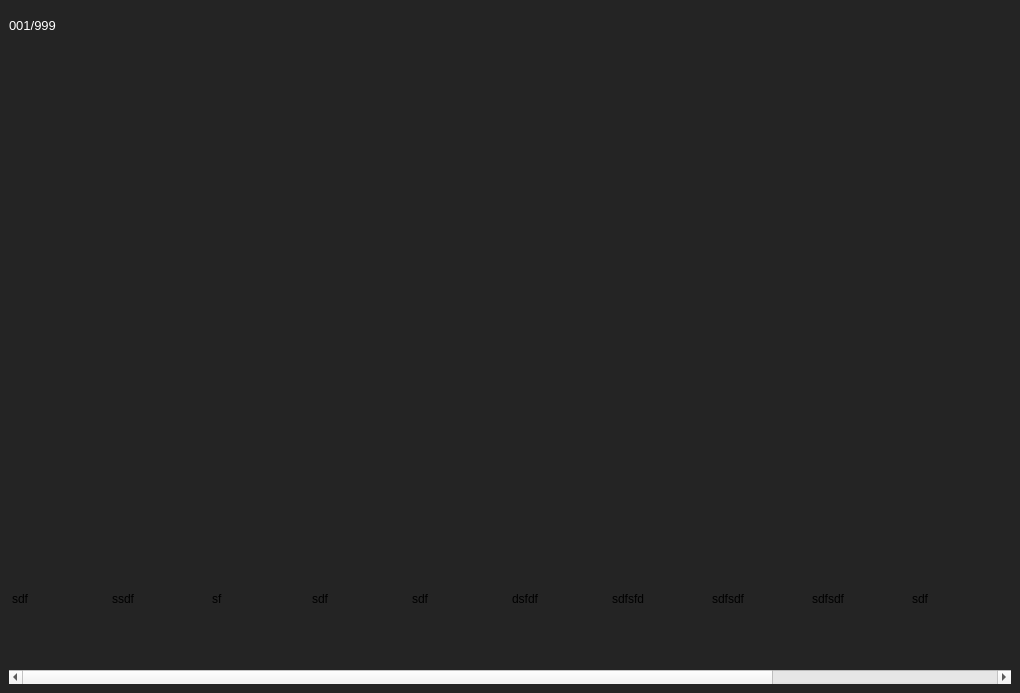
<?xml version="1.0" encoding="UTF-8"?>
<ui version="4.0">
 <class>FomodScreenshotDialog</class>
 <widget class="QDialog" name="FomodScreenshotDialog">
  <property name="geometry">
   <rect>
    <x>0</x>
    <y>0</y>
    <width>1020</width>
    <height>693</height>
   </rect>
  </property>
  <property name="styleSheet">
   <string notr="true">background:none;</string>
  </property>
  <layout class="QVBoxLayout" name="backgroundLayout">
   <property name="leftMargin">
    <number>0</number>
   </property>
   <property name="topMargin">
    <number>0</number>
   </property>
   <property name="rightMargin">
    <number>0</number>
   </property>
   <property name="bottomMargin">
    <number>0</number>
   </property>
   <item>
    <widget class="QFrame" name="backgroundFrame">
     <property name="styleSheet">
      <string notr="true">QFrame#backgroundFrame{background-color: rgba(0,0,0,85%);}</string>
     </property>
     <layout class="QVBoxLayout" name="mainLayout">
      <item>
       <layout class="QHBoxLayout" name="toolbarLayout">
        <property name="leftMargin">
         <number>0</number>
        </property>
        <item>
         <widget class="QLabel" name="slideshowPosition">
          <property name="font">
           <font>
            <pointsize>10</pointsize>
           </font>
          </property>
          <property name="styleSheet">
           <string notr="true">QLabel { color:white; }</string>
          </property>
          <property name="text">
           <string notr="true">001/999</string>
          </property>
         </widget>
        </item>
        <item>
         <spacer name="horizontalSpacer">
          <property name="orientation">
           <enum>Qt::Horizontal</enum>
          </property>
          <property name="sizeHint" stdset="0">
           <size>
            <width>40</width>
            <height>20</height>
           </size>
          </property>
         </spacer>
        </item>
        <item>
         <widget class="QPushButton" name="closeButton">
          <property name="sizePolicy">
           <sizepolicy hsizetype="Fixed" vsizetype="Fixed">
            <horstretch>0</horstretch>
            <verstretch>0</verstretch>
           </sizepolicy>
          </property>
          <property name="minimumSize">
           <size>
            <width>32</width>
            <height>32</height>
           </size>
          </property>
          <property name="maximumSize">
           <size>
            <width>32</width>
            <height>32</height>
           </size>
          </property>
          <property name="cursor">
           <cursorShape>PointingHandCursor</cursorShape>
          </property>
          <property name="focusPolicy">
           <enum>Qt::NoFocus</enum>
          </property>
          <property name="styleSheet">
           <string notr="true">border:none;</string>
          </property>
          <property name="text">
           <string/>
          </property>
          <property name="icon">
           <iconset resource="resources.qrc">
            <normaloff>:/MO/gui/resources/CloseButtonIcon.png</normaloff>:/MO/gui/resources/CloseButtonIcon.png</iconset>
          </property>
          <property name="autoDefault">
           <bool>false</bool>
          </property>
          <property name="flat">
           <bool>false</bool>
          </property>
         </widget>
        </item>
       </layout>
      </item>
      <item>
       <layout class="QHBoxLayout" name="horizontalLayout">
        <item>
         <widget class="QPushButton" name="navigateLeft">
          <property name="sizePolicy">
           <sizepolicy hsizetype="Fixed" vsizetype="Minimum">
            <horstretch>0</horstretch>
            <verstretch>0</verstretch>
           </sizepolicy>
          </property>
          <property name="minimumSize">
           <size>
            <width>75</width>
            <height>0</height>
           </size>
          </property>
          <property name="cursor">
           <cursorShape>PointingHandCursor</cursorShape>
          </property>
          <property name="focusPolicy">
           <enum>Qt::NoFocus</enum>
          </property>
          <property name="styleSheet">
           <string notr="true"> QPushButton{border:none; } QPushButton:hover{background-color:rgba(255,255,255,25%); }</string>
          </property>
          <property name="text">
           <string/>
          </property>
          <property name="icon">
           <iconset resource="resources.qrc">
            <normaloff>:/MO/gui/resources/LeftButtonIcon.png</normaloff>:/MO/gui/resources/LeftButtonIcon.png</iconset>
          </property>
          <property name="iconSize">
           <size>
            <width>32</width>
            <height>32</height>
           </size>
          </property>
          <property name="autoDefault">
           <bool>false</bool>
          </property>
         </widget>
        </item>
        <item>
         <widget class="ScaleLabel" name="image">
          <property name="sizePolicy">
           <sizepolicy hsizetype="Preferred" vsizetype="MinimumExpanding">
            <horstretch>0</horstretch>
            <verstretch>0</verstretch>
           </sizepolicy>
          </property>
          <property name="text">
           <string/>
          </property>
          <property name="alignment">
           <set>Qt::AlignCenter</set>
          </property>
         </widget>
        </item>
        <item>
         <widget class="QPushButton" name="navigateRight">
          <property name="sizePolicy">
           <sizepolicy hsizetype="Fixed" vsizetype="Minimum">
            <horstretch>0</horstretch>
            <verstretch>0</verstretch>
           </sizepolicy>
          </property>
          <property name="minimumSize">
           <size>
            <width>75</width>
            <height>0</height>
           </size>
          </property>
          <property name="cursor">
           <cursorShape>PointingHandCursor</cursorShape>
          </property>
          <property name="focusPolicy">
           <enum>Qt::NoFocus</enum>
          </property>
          <property name="styleSheet">
           <string notr="true"> QPushButton{border:none; } QPushButton:hover{background-color:rgba(255,255,255,25%); }</string>
          </property>
          <property name="text">
           <string/>
          </property>
          <property name="icon">
           <iconset resource="resources.qrc">
            <normaloff>:/MO/gui/resources/RightButtonIcon.png</normaloff>:/MO/gui/resources/RightButtonIcon.png</iconset>
          </property>
          <property name="iconSize">
           <size>
            <width>32</width>
            <height>32</height>
           </size>
          </property>
          <property name="autoDefault">
           <bool>false</bool>
          </property>
          <property name="flat">
           <bool>false</bool>
          </property>
         </widget>
        </item>
       </layout>
      </item>
      <item>
       <widget class="QLabel" name="imageTitleLabel">
        <property name="sizePolicy">
         <sizepolicy hsizetype="Minimum" vsizetype="Fixed">
          <horstretch>0</horstretch>
          <verstretch>0</verstretch>
         </sizepolicy>
        </property>
        <property name="font">
         <font>
          <pointsize>12</pointsize>
         </font>
        </property>
        <property name="styleSheet">
         <string notr="true">QLabel { color:white; }</string>
        </property>
        <property name="text">
         <string notr="true">&lt;image name&gt;</string>
        </property>
        <property name="alignment">
         <set>Qt::AlignCenter</set>
        </property>
       </widget>
      </item>
      <item>
       <widget class="QTableWidget" name="carouselList">
        <property name="sizePolicy">
         <sizepolicy hsizetype="Expanding" vsizetype="Fixed">
          <horstretch>0</horstretch>
          <verstretch>0</verstretch>
         </sizepolicy>
        </property>
        <property name="maximumSize">
         <size>
          <width>16777215</width>
          <height>100</height>
         </size>
        </property>
        <property name="styleSheet">
         <string notr="true">QTableWidget {
    background-color:transparent; 
    outline:none;
} 

QTableWidget::item {
    selection-background-color:transparent; 
    background: none;
}

QScrollBar:horizontal {
    border: none;
    background-color:transparent;
    height: 15px;
    margin: 0px 0px 0px 0px;
}
QScrollBar::handle:horizontal {
    border-radius: 2px;
    background-color: rgba(255,255,255,85%);
    min-width: 20px;
}

QScrollBar::add-line:horizontal {
    width: 0px;
    subcontrol-position: right;
    subcontrol-origin: margin;
}

QScrollBar::sub-line:horizontal {
    width: 0px;
    subcontrol-position: left;
    subcontrol-origin: margin;
}

QScrollBar::add-page:horizontal, QScrollBar::sub-page:horizontal {
    background: none;
}</string>
        </property>
        <property name="frameShape">
         <enum>QFrame::NoFrame</enum>
        </property>
        <property name="editTriggers">
         <set>QAbstractItemView::NoEditTriggers</set>
        </property>
        <property name="selectionMode">
         <enum>QAbstractItemView::SingleSelection</enum>
        </property>
        <property name="selectionBehavior">
         <enum>QAbstractItemView::SelectColumns</enum>
        </property>
        <property name="iconSize">
         <size>
          <width>100</width>
          <height>80</height>
         </size>
        </property>
        <property name="showGrid">
         <bool>false</bool>
        </property>
        <property name="rowCount">
         <number>1</number>
        </property>
        <attribute name="horizontalHeaderVisible">
         <bool>false</bool>
        </attribute>
        <attribute name="verticalHeaderVisible">
         <bool>false</bool>
        </attribute>
        <row/>
        <column>
         <property name="text">
          <string notr="true">New Column</string>
         </property>
        </column>
        <column>
         <property name="text">
          <string notr="true">New Column</string>
         </property>
        </column>
        <column>
         <property name="text">
          <string notr="true">New Column</string>
         </property>
        </column>
        <column>
         <property name="text">
          <string notr="true">New Column</string>
         </property>
        </column>
        <column>
         <property name="text">
          <string notr="true">New Column</string>
         </property>
        </column>
        <column>
         <property name="text">
          <string notr="true">New Column</string>
         </property>
        </column>
        <column>
         <property name="text">
          <string notr="true">New Column</string>
         </property>
        </column>
        <column>
         <property name="text">
          <string notr="true">New Column</string>
         </property>
        </column>
        <column>
         <property name="text">
          <string notr="true">New Column</string>
         </property>
        </column>
        <column>
         <property name="text">
          <string notr="true">New Column</string>
         </property>
        </column>
        <column>
         <property name="text">
          <string notr="true">New Column</string>
         </property>
        </column>
        <column>
         <property name="text">
          <string notr="true">New Column</string>
         </property>
        </column>
        <column>
         <property name="text">
          <string notr="true">New Column</string>
         </property>
        </column>
        <item row="0" column="0">
         <property name="text">
          <string notr="true">sdf</string>
         </property>
        </item>
        <item row="0" column="1">
         <property name="text">
          <string notr="true">ssdf</string>
         </property>
        </item>
        <item row="0" column="2">
         <property name="text">
          <string notr="true">sf</string>
         </property>
        </item>
        <item row="0" column="3">
         <property name="text">
          <string notr="true">sdf</string>
         </property>
        </item>
        <item row="0" column="4">
         <property name="text">
          <string notr="true">sdf</string>
         </property>
        </item>
        <item row="0" column="5">
         <property name="text">
          <string notr="true">dsfdf</string>
         </property>
        </item>
        <item row="0" column="6">
         <property name="text">
          <string notr="true">sdfsfd</string>
         </property>
        </item>
        <item row="0" column="7">
         <property name="text">
          <string notr="true">sdfsdf</string>
         </property>
        </item>
        <item row="0" column="8">
         <property name="text">
          <string notr="true">sdfsdf</string>
         </property>
        </item>
        <item row="0" column="9">
         <property name="text">
          <string notr="true">sdf</string>
         </property>
        </item>
        <item row="0" column="10">
         <property name="text">
          <string notr="true">sdf</string>
         </property>
        </item>
        <item row="0" column="11">
         <property name="text">
          <string notr="true">sdf</string>
         </property>
        </item>
        <item row="0" column="12">
         <property name="text">
          <string notr="true">sdf</string>
         </property>
        </item>
       </widget>
      </item>
     </layout>
    </widget>
   </item>
  </layout>
 </widget>
 <customwidgets>
  <customwidget>
   <class>ScaleLabel</class>
   <extends>QLabel</extends>
   <header>scalelabel.h</header>
  </customwidget>
 </customwidgets>
 <resources>
  <include location="resources.qrc"/>
 </resources>
 <connections/>
</ui>
